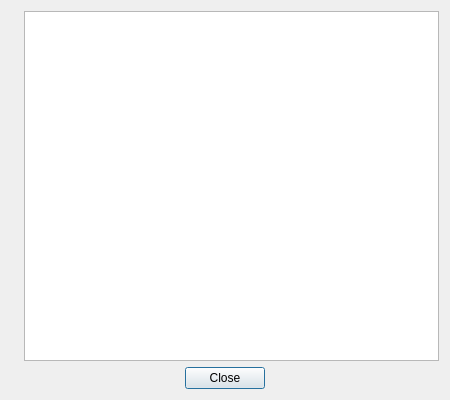
<?xml version="1.0" encoding="UTF-8"?>
<ui version="4.0">
 <class>ChangelogDialog</class>
 <widget class="QDialog" name="ChangelogDialog">
  <property name="geometry">
   <rect>
    <x>0</x>
    <y>0</y>
    <width>450</width>
    <height>400</height>
   </rect>
  </property>
  <property name="windowTitle">
   <string>Changelog</string>
  </property>
  <layout class="QGridLayout" name="gridLayout">
   <item row="1" column="0">
    <widget class="QLabel" name="label">
     <property name="text">
      <string/>
     </property>
     <property name="pixmap">
      <pixmap resource="../UMWP_Autochanger.qrc">:/images/icons/todo.png</pixmap>
     </property>
     <property name="alignment">
      <set>Qt::AlignLeading|Qt::AlignLeft|Qt::AlignTop</set>
     </property>
    </widget>
   </item>
   <item row="2" column="0" colspan="2">
    <widget class="QDialogButtonBox" name="buttonBox">
     <property name="orientation">
      <enum>Qt::Horizontal</enum>
     </property>
     <property name="standardButtons">
      <set>QDialogButtonBox::Close</set>
     </property>
     <property name="centerButtons">
      <bool>true</bool>
     </property>
    </widget>
   </item>
   <item row="1" column="1">
    <widget class="QTextBrowser" name="content">
     <property name="readOnly">
      <bool>true</bool>
     </property>
     <property name="openLinks">
      <bool>false</bool>
     </property>
    </widget>
   </item>
  </layout>
 </widget>
 <resources>
  <include location="../UMWP_Autochanger.qrc"/>
 </resources>
 <connections>
  <connection>
   <sender>buttonBox</sender>
   <signal>accepted()</signal>
   <receiver>ChangelogDialog</receiver>
   <slot>accept()</slot>
   <hints>
    <hint type="sourcelabel">
     <x>248</x>
     <y>254</y>
    </hint>
    <hint type="destinationlabel">
     <x>157</x>
     <y>274</y>
    </hint>
   </hints>
  </connection>
  <connection>
   <sender>buttonBox</sender>
   <signal>rejected()</signal>
   <receiver>ChangelogDialog</receiver>
   <slot>reject()</slot>
   <hints>
    <hint type="sourcelabel">
     <x>316</x>
     <y>260</y>
    </hint>
    <hint type="destinationlabel">
     <x>286</x>
     <y>274</y>
    </hint>
   </hints>
  </connection>
 </connections>
</ui>
